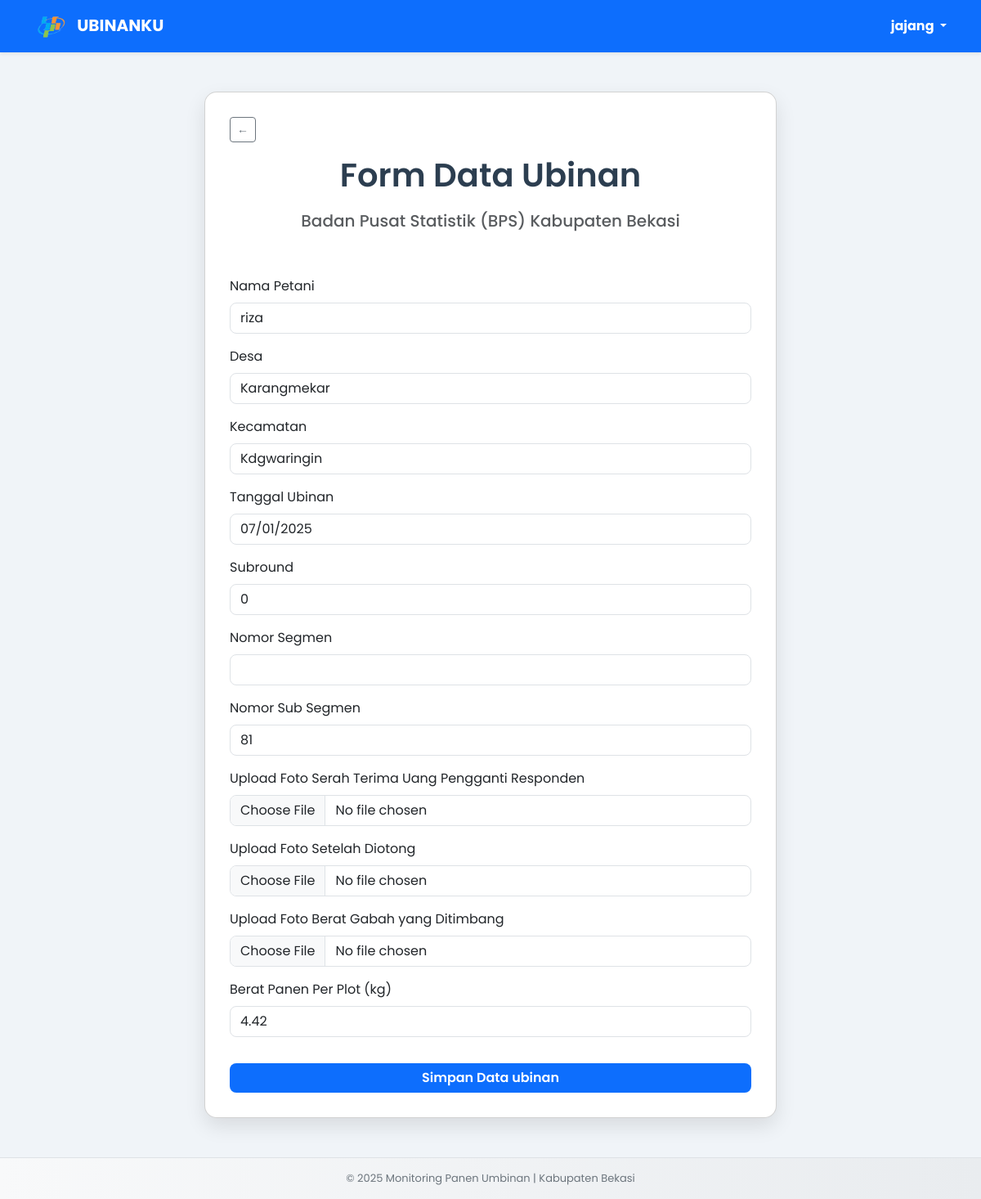
Page /client/service/form-user/form_monitoring.php?id=63 (signed in) on the committed database.
### tables this page shows
CREATE TABLE `monitoring_data_panen` (
  `id` int(11) NOT NULL,
  `nama_petani` varchar(100) NOT NULL,
  `desa` varchar(100) NOT NULL,
  `kecamatan` varchar(100) NOT NULL,
  `tanggal_panen` date NOT NULL,
  `subround` int(11) NOT NULL,
  `foto_petani` varchar(255) NOT NULL,
  `foto_potong` varchar(255) NOT NULL,
  `foto_timbangan` varchar(255) NOT NULL,
  `berat_plot` decimal(10,2) DEFAULT NULL,
  `gkp` decimal(10,2) DEFAULT NULL,
  `gkg` decimal(10,2) DEFAULT NULL,
  `ku` decimal(10,2) DEFAULT NULL,
  `status` enum('selesai','belum selesai','tidak bisa','sudah') DEFAULT NULL,
  `user_id` int(11) NOT NULL,
  `nomor_segmen` varchar(9) NOT NULL,
  `nomor_sub_segmen` varchar(2) NOT NULL,
  `note` varchar(500) NOT NULL,
  `created_at` timestamp NOT NULL DEFAULT current_timestamp(),
  `updated_at` timestamp NULL DEFAULT NULL
);

### client/service/form-user/form_monitoring.php (the view, shortened to what this page needs)
<?php
include '../../../server/config/koneksi.php';
$id = $_GET['id'] ?? null;
$query = "SELECT * FROM monitoring_data_panen WHERE id = ?";
$stmt = mysqli_prepare($conn, $query);
mysqli_stmt_bind_param($stmt, "i", $id);
mysqli_stmt_execute($stmt);
$result = mysqli_stmt_get_result($stmt);
$data = mysqli_fetch_assoc($result);
$isCompleted = $data['status'] === 'selesai';
?>
<!DOCTYPE html>
<html lang="id">
<head>
  <link href="https://cdn.jsdelivr.net/npm/bootstrap@5.3.0/dist/css/bootstrap.min.css" rel="stylesheet">
</head>
<body>
<nav class="navbar navbar-expand-lg navbar-dark bg-primary shadow-sm">
  <div class="container">
    <a class="navbar-brand" href="#">
      <img src="../../assets/logo.png" alt="Logo" width="40" class="me-2">
      UBINANKU
    </a>
    <div class="d-flex align-items-center">
      <div class="dropdown">
        <a href="#" class="text-white fw-bold text-decoration-none dropdown-toggle" id="userDropdown" data-bs-toggle="dropdown" aria-expanded="false">
          <?= htmlspecialchars($_SESSION['username']); ?>
        </a>
      </div>
    </div>
  </div>
</nav>
<div class="container my-5">
  <div class="card mx-auto">
    <div class="text-center pb-5">
      <div class="d-flex justify-content-start mb-3">
          <a href="javascript:history.back()" class="btn btn-outline-secondary btn-sm">
              ←
          </a>
      </div>
      <h1>Form Data Ubinan</h1>
      <h5 class="text-muted">Badan Pusat Statistik (BPS) Kabupaten Bekasi</h5>
    </div>
    <form action="simpan_ubinan.php" method="POST" enctype="multipart/form-data">
      <div class="mb-3">
        <label class="form-label">Nama Petani</label>
        <input type="text" name="nama_petani" class="form-control" value="<?= htmlspecialchars($data['nama_petani']); ?>" readonly required>
      </div>
      <div class="mb-3">
        <label class="form-label">Desa</label>
        <input type="text" name="desa" class="form-control" value="<?= htmlspecialchars($data['desa']); ?>" readonly required>
      </div>
      <div class="mb-3">
        <label class="form-label">Kecamatan</label>
        <input type="text" name="kecamatan" class="form-control" value="<?= htmlspecialchars($data['kecamatan']); ?>" readonly required>
      </div>
      <div class="mb-3">
        <label class="form-label">Tanggal Ubinan</label>
        <input type="date" name="tanggal_panen" class="form-control" value="<?= htmlspecialchars($data['tanggal_panen']); ?>" readonly required>
      </div>
      <div class="mb-3">
        <label class="form-label">Subround</label>
        <input type="text" name="subround" class="form-control" value="<?= htmlspecialchars($data['subround']); ?>" readonly required>
      </div>
      <div class="mb-3">
        <label class="form-label">Nomor Segmen</label>
        <input type="text" name="nomor_segmen" class="form-control" value="<?= htmlspecialchars($data['nomor_segmen']); ?>" readonly>
      </div>
      <div class="mb-3">
        <label class="form-label">Nomor Sub Segmen</label>
        <input type="text" name="nomor_sub_segmen" class="form-control" value="<?= htmlspecialchars($data['nomor_sub_segmen']); ?>" readonly>
      </div>
      <div class="mb-3">
        <label class="form-label">Upload Foto Serah Terima Uang Pengganti Responden</label>
        <input type="file" name="foto_petani" class="form-control" accept="image/*" <?= $isCompleted ? 'disabled' : ''; ?> required>
      </div>
      <div class="mb-3">
        <label class="form-label">Upload Foto Setelah Diotong</label>
        <input type="file" name="foto_potong" class="form-control" accept="image/*" <?= $isCompleted ? 'disabled' : ''; ?> required>
      </div>
      <div class="mb-3">
        <label class="form-label">Upload Foto Berat Gabah yang Ditimbang</label>
        <input type="file" name="foto_timbangan" class="form-control" accept="image/*" <?= $isCompleted ? 'disabled' : ''; ?> required>
      </div>
      <div class="mb-3">
        <label class="form-label">Berat Panen Per Plot (kg)</label>
        <input type="number" name="berat_plot" class="form-control" value="<?= htmlspecialchars($data['berat_plot'] ?? ''); ?>" step="0.01" placeholder="Contoh: 5.25" <?= $isCompleted ? 'readonly' : ''; ?> required>
      </div>
      <?php if (!$isCompleted): ?>
        <div class="d-grid pt-3">
          <button type="submit" class="btn btn-primary">Simpan Data ubinan</button>
        </div>
      <?php else: ?>
        <div class="alert alert-success text-center mt-3">Data sudah selesai dan tidak dapat diedit.</div>
      <?php endif; ?>
    </form>
  </div>
</div>
<footer>
  &copy; <?php echo date("Y"); ?> Monitoring Panen Umbinan | Kabupaten Bekasi
</footer>
</body>
</html>

### client/service/form-user/form_monitoring.php (style rules this page uses)
body { font-family: 'Poppins', sans-serif; background: #f0f4f8; min-height: 100vh; display: flex; flex-direction: column; }
.navbar-brand { font-weight: bold; font-size: 20px; }
.card { width: 100%; max-width: 700px; padding: 30px; border-radius: 15px; box-shadow: 0 10px 25px rgba(0,0,0,0.1); background: #fff; }
h1 { font-weight: 600; color: #2c3e50; text-align: center; margin-bottom: 20px; }
.form-control, .form-select { border-radius: 8px; }
.btn-primary { border: none; border-radius: 8px; font-weight: 600; }
footer { text-align: center; margin-top: auto; font-size: 13px; color: #6c757d; padding: 15px 0; border-top: 1px solid #dee2e6; background: linear-gradient(to right, #f8f9fa, #e9ecef); }

### rows in the picture
monitoring_data_panen: nama_petani "riza", desa "Karangmekar", kecamatan "Kdgwaringin", tanggal_panen "07/01/2025", subround "0", nomor_sub_segmen "81", berat_plot "4.42"

### other values in the picture
$_SESSION['username'] "jajang"
